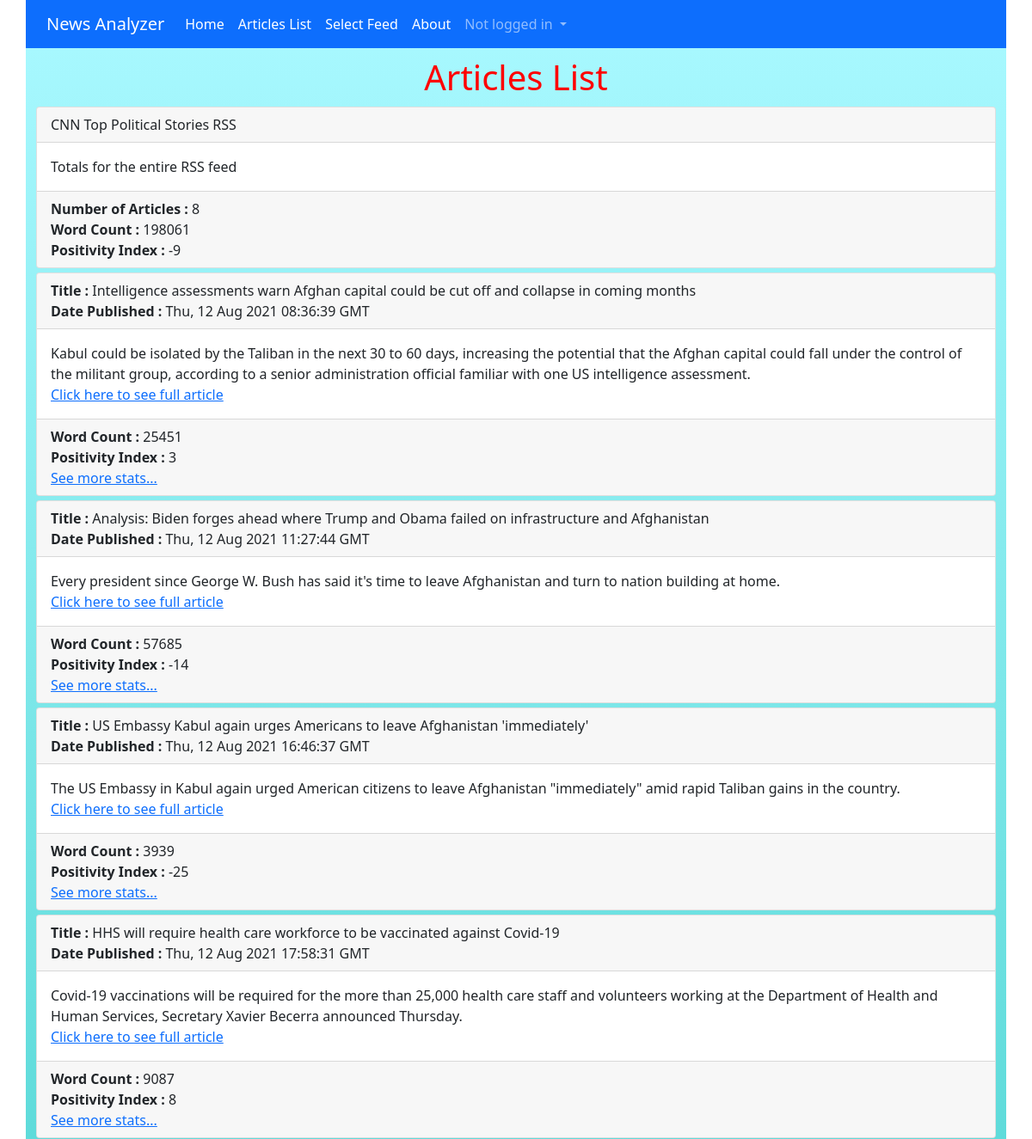
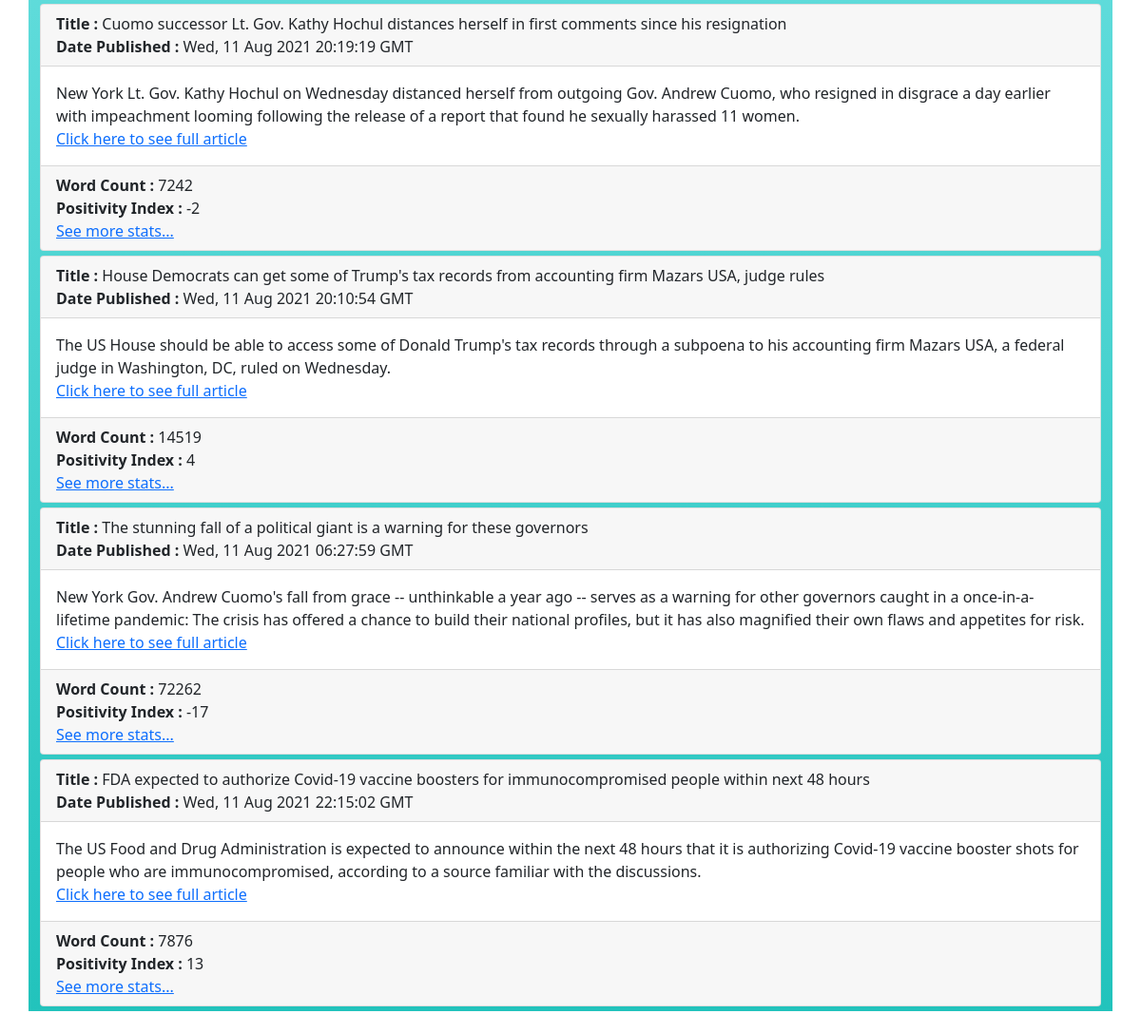
Before: /newsanalyzer/ with the older database file (2 pictures, top to bottom).
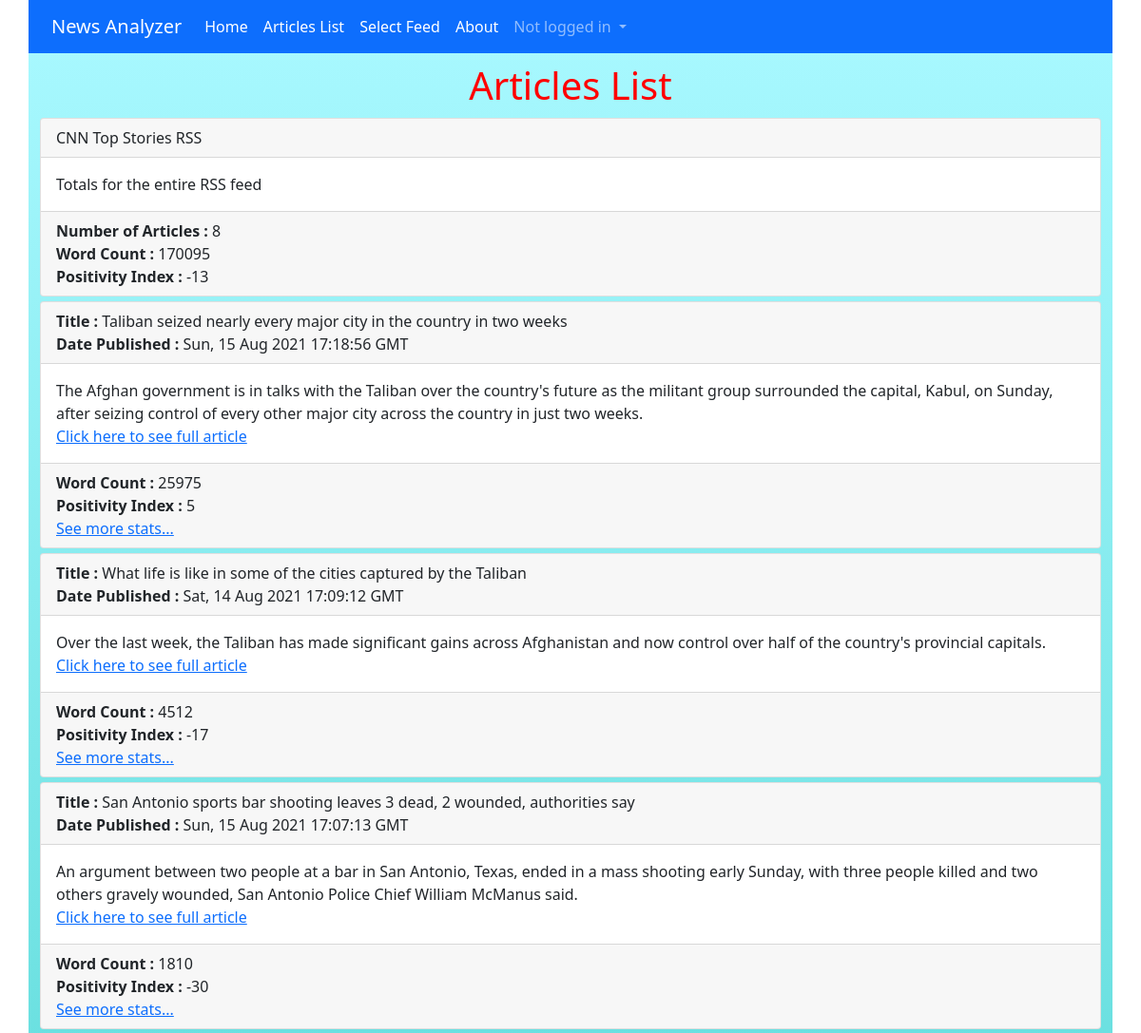
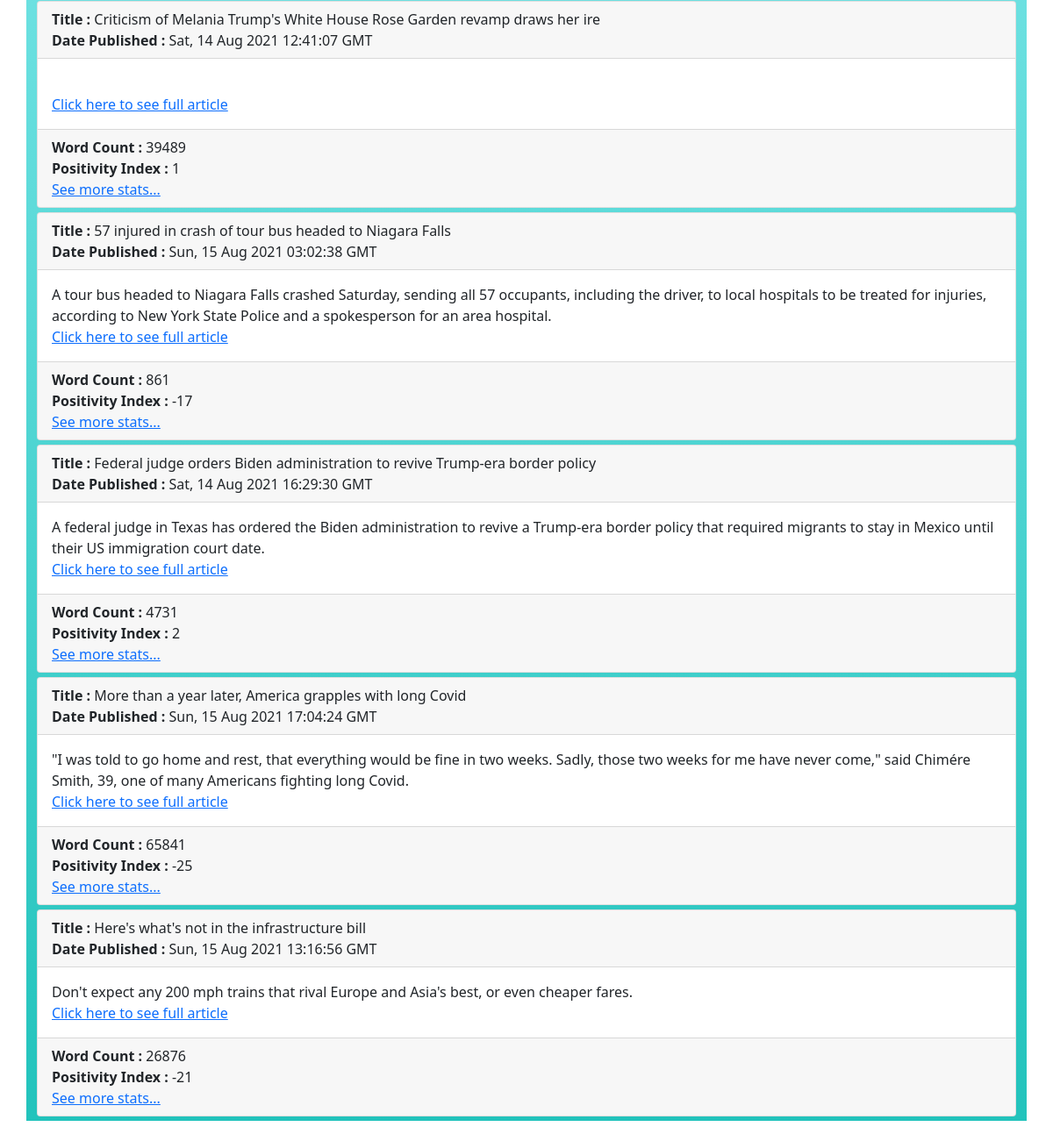
After: the same page with the newer database file (2 pictures, top to bottom).
### newsanalyzer/models.py (models this page shows, shortened)
class Article(models.Model):
    title = models.CharField(max_length=255, null=True)
    link = models.URLField(null=True)
    description = models.CharField(max_length=255, null=True)
    date = models.CharField(max_length=255, null=True)
    word_count = models.IntegerField(null=True)
    positivity_index = models.IntegerField(null=True)
    record_type = models.IntegerField(null=True)
    num_articles = models.IntegerField(null=True)
    distinct_word_count = models.IntegerField(null=True)
    avg_word_length = models.IntegerField(null=True)
    pos_tally = models.IntegerField(null=True)
    neg_tally = models.IntegerField(null=True)
    common_words_1 = models.CharField(max_length=25, null=True)
    common_words_tally_1 = models.IntegerField(null=True)
    common_words_2 = models.CharField(max_length=25, null=True)
    common_words_tally_2 = models.IntegerField(null=True)
    common_words_3 = models.CharField(max_length=25, null=True)
    common_words_tally_3 = models.IntegerField(null=True)
    common_words_4 = models.CharField(max_length=25, null=True)
    common_words_tally_4 = models.IntegerField(null=True)
    common_words_5 = models.CharField(max_length=25, null=True)
    common_words_tally_5 = models.IntegerField(null=True)

### newsanalyzer/views.py (the view, shortened to what this page needs)
# urls.py: path('', ArticleListView.as_view(), name='article_list'),
class ArticleListView(ListView):
    model = Article
    template_name = 'article_list.html'

### templates/article_list.html (shortened to what this page needs)
{% extends 'base.html' %}
{% block content %}
   <div class="container main-body">
      <h1>Articles List</h1>
      {% for article in object_list|dictsort:"record_type" %}
      <div class="card">
         <div class="card-header">
            {% if article.record_type > 0 %}
            <span class="font-weight-bold">
                  Title :
            </span>
            {% endif %}
            {{ article.title }}
            {% if article.record_type > 0 %}
               <br>
               <span class="font-weight-bold">
                  Date Published :
               </span>
               {{ article.date }}
            {% endif %}
         </div>
         <div class ="card-body">
               {{ article.description }}
               {% if article.record_type > 0 %}
                  <br>
                  <a href="{{ article.link }}" target="_blank">Click here to see full article</a>
               {% endif %}
         </div>
         <div class="card-footer">
            {% if article.record_type == 0 %}
               <span class="font-weight-bold">
                  Number of Articles :
               </span>
               {{ article.num_articles }}
               <br>
            {% endif %}
            <span class="font-weight-bold">
                  Word Count :
            </span>
            {{ article.word_count }}
            <br>
            <span class="font-weight-bold">
               Positivity Index :
            </span>
            {{ article.positivity_index }}
            {% if article.record_type > 0 %}
               <br>
               <a class="blue" href="{% url 'article_detail' article.pk %}">See more stats...</a>
            {% endif %}
         </div>
      </div>
      {% endfor %}
   </div>
{% endblock content %}

Changed rows visible on the page:
removed Article: title "CNN Top Political Stories RSS", description "Totals for the entire RSS feed", num_articles "8", word_count "198061", positivity_index "-9"
removed Article: shows "Title :", title "Intelligence assessments warn Afghan capital could be cut off and collapse in coming months", date "Thu, 12 Aug 2021 08:36:39 GMT", description "Kabul could be isolated by the Taliban in the next 30 to 60 days, increasing the potential that the Afghan capital could fall under the control of the militant group, according to a senior administration official familiar with one US intelligence assessment.", word_count "25451", positivity_index "3", record_type "See more stats..."
removed Article: shows "Title :", title "Analysis: Biden forges ahead where Trump and Obama failed on infrastructure and Afghanistan", date "Thu, 12 Aug 2021 11:27:44 GMT", description "Every president since George W. Bush has said it's time to leave Afghanistan and turn to nation building at home.", word_count "57685", positivity_index "-14", record_type "See more stats..."
removed Article: shows "Title :", title "US Embassy Kabul again urges Americans to leave Afghanistan 'immediately'", date "Thu, 12 Aug 2021 16:46:37 GMT", description "The US Embassy in Kabul again urged American citizens to leave Afghanistan \"immediately\" amid rapid Taliban gains in the country.", word_count "3939", positivity_index "-25", record_type "See more stats..."
removed Article: shows "Title :", title "HHS will require health care workforce to be vaccinated against Covid-19", date "Thu, 12 Aug 2021 17:58:31 GMT", description "Covid-19 vaccinations will be required for the more than 25,000 health care staff and volunteers working at the Department of Health and Human Services, Secretary Xavier Becerra announced Thursday.", word_count "9087", positivity_index "8", record_type "See more stats..."
removed Article: shows "Title :", title "Cuomo successor Lt. Gov. Kathy Hochul distances herself in first comments since his resignation", date "Wed, 11 Aug 2021 20:19:19 GMT", description "New York Lt. Gov. Kathy Hochul on Wednesday distanced herself from outgoing Gov. Andrew Cuomo, who resigned in disgrace a day earlier with impeachment looming following the release of a report that found he sexually harassed 11 women.", word_count "7242", positivity_index "-2", record_type "See more stats..."
removed Article: shows "Title :", title "House Democrats can get some of Trump's tax records from accounting firm Mazars USA, judge rules", date "Wed, 11 Aug 2021 20:10:54 GMT", description "The US House should be able to access some of Donald Trump's tax records through a subpoena to his accounting firm Mazars USA, a federal judge in Washington, DC, ruled on Wednesday.", word_count "14519", positivity_index "4", record_type "See more stats..."
removed Article: shows "Title :", title "The stunning fall of a political giant is a warning for these governors", date "Wed, 11 Aug 2021 06:27:59 GMT", description "New York Gov. Andrew Cuomo's fall from grace -- unthinkable a year ago -- serves as a warning for other governors caught in a once-in-a-lifetime pandemic: The crisis has offered a chance to build their national profiles, but it has also magnified their own flaws and appetites for risk.", word_count "72262", positivity_index "-17", record_type "See more stats..."
removed Article: shows "Title :", title "FDA expected to authorize Covid-19 vaccine boosters for immunocompromised people within next 48 hours", date "Wed, 11 Aug 2021 22:15:02 GMT", description "The US Food and Drug Administration is expected to announce within the next 48 hours that it is authorizing Covid-19 vaccine booster shots for people who are immunocompromised, according to a source familiar with the discussions.", word_count "7876", positivity_index "13", record_type "See more stats..."
added Article: title "CNN Top Stories RSS", description "Totals for the entire RSS feed", num_articles "8", word_count "170095", positivity_index "-13"
added Article: shows "Title :", title "Taliban seized nearly every major city in the country in two weeks", date "Sun, 15 Aug 2021 17:18:56 GMT", description "The Afghan government is in talks with the Taliban over the country's future as the militant group surrounded the capital, Kabul, on Sunday, after seizing control of every other major city across the country in just two weeks.", word_count "25975", positivity_index "5", record_type "See more stats..."
added Article: shows "Title :", title "What life is like in some of the cities captured by the Taliban", date "Sat, 14 Aug 2021 17:09:12 GMT", description "Over the last week, the Taliban has made significant gains across Afghanistan and now control over half of the country's provincial capitals.", word_count "4512", positivity_index "-17", record_type "See more stats..."
added Article: shows "Title :", title "San Antonio sports bar shooting leaves 3 dead, 2 wounded, authorities say", date "Sun, 15 Aug 2021 17:07:13 GMT", description "An argument between two people at a bar in San Antonio, Texas, ended in a mass shooting early Sunday, with three people killed and two others gravely wounded, San Antonio Police Chief William McManus said.", word_count "1810", positivity_index "-30", record_type "See more stats..."
added Article: shows "Title :", title "Criticism of Melania Trump's White House Rose Garden revamp draws her ire", date "Sat, 14 Aug 2021 12:41:07 GMT", word_count "39489", positivity_index "1", record_type "See more stats..."
added Article: shows "Title :", title "57 injured in crash of tour bus headed to Niagara Falls", date "Sun, 15 Aug 2021 03:02:38 GMT", description "A tour bus headed to Niagara Falls crashed Saturday, sending all 57 occupants, including the driver, to local hospitals to be treated for injuries, according to New York State Police and a spokesperson for an area hospital.", word_count "861", positivity_index "-17", record_type "See more stats..."
added Article: shows "Title :", title "Federal judge orders Biden administration to revive Trump-era border policy", date "Sat, 14 Aug 2021 16:29:30 GMT", description "A federal judge in Texas has ordered the Biden administration to revive a Trump-era border policy that required migrants to stay in Mexico until their US immigration court date.", word_count "4731", positivity_index "2", record_type "See more stats..."
added Article: shows "Title :", title "More than a year later, America grapples with long Covid", date "Sun, 15 Aug 2021 17:04:24 GMT", description "\"I was told to go home and rest, that everything would be fine in two weeks. Sadly, those two weeks for me have never come,\" said Chimére Smith, 39, one of many Americans fighting long Covid.", word_count "65841", positivity_index "-25", record_type "See more stats..."
added Article: shows "Title :", title "Here's what's not in the infrastructure bill", date "Sun, 15 Aug 2021 13:16:56 GMT", description "Don't expect any 200 mph trains that rival Europe and Asia's best, or even cheaper fares.", word_count "26876", positivity_index "-21", record_type "See more stats..."
